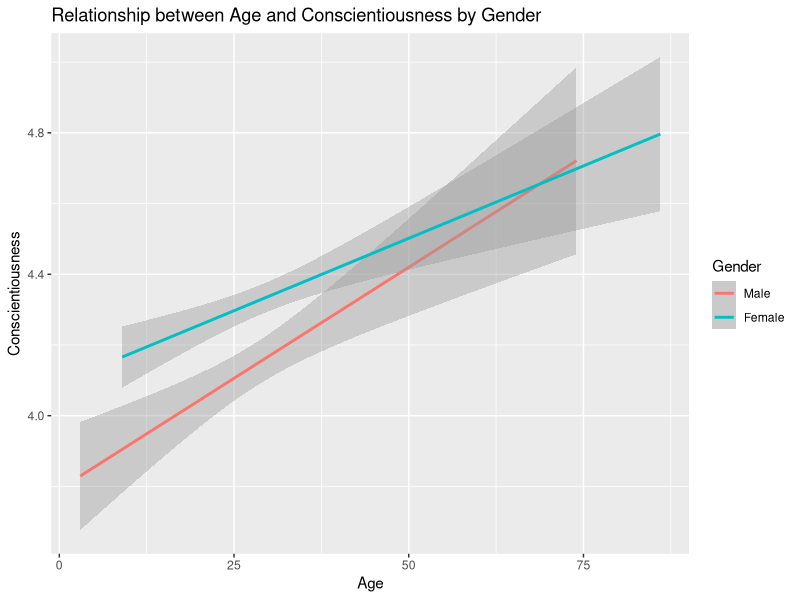

Reproduce this figure in R.

library(ggplot2)
library(psych)
library(dplyr)

bfi_data<-bfi #load bfi dataset
head(bfi_data) #view first few cases of dataset

describe (bfi_data) #look at descriptives for each variable

keys.list <-
list(agree=c("-A1","A2","A3","A4","A5"), conscientious=c("C1","C2","C3","-C4","-C5"),
extraversion=c("-E1","-E2","E3","E4","E5"), neuroticism=c("N1","N2","N3","N4","N5"),
openness = c("O1","-O2","O3","O4","-O5")) 


scores <- scoreItems(keys.list,bfi_data,min=1,max=6) #create scores & specify the minimum and maximum values
head(scores$scores) #view scores

scores

bfi_data <- cbind(bfi_data,as.data.frame(scores$scores))
head(bfi_data)

bfi_data %>%
select(gender, education, age, agree, conscientious, extraversion, neuroticism, openness) %>%
lowerCor()

summary(lm(conscientious~ age*factor(gender), data = bfi_data))

ggplot(aes(x=age, y=conscientious, color = factor(gender)),data=bfi_data) +
  geom_smooth(method="lm") +
  scale_color_discrete(name = "Gender", labels = c("Male","Female"))+ 
 labs( x = "Age", y = "Conscientiousness",
 title ="Relationship between Age and Conscientiousness by Gender")
